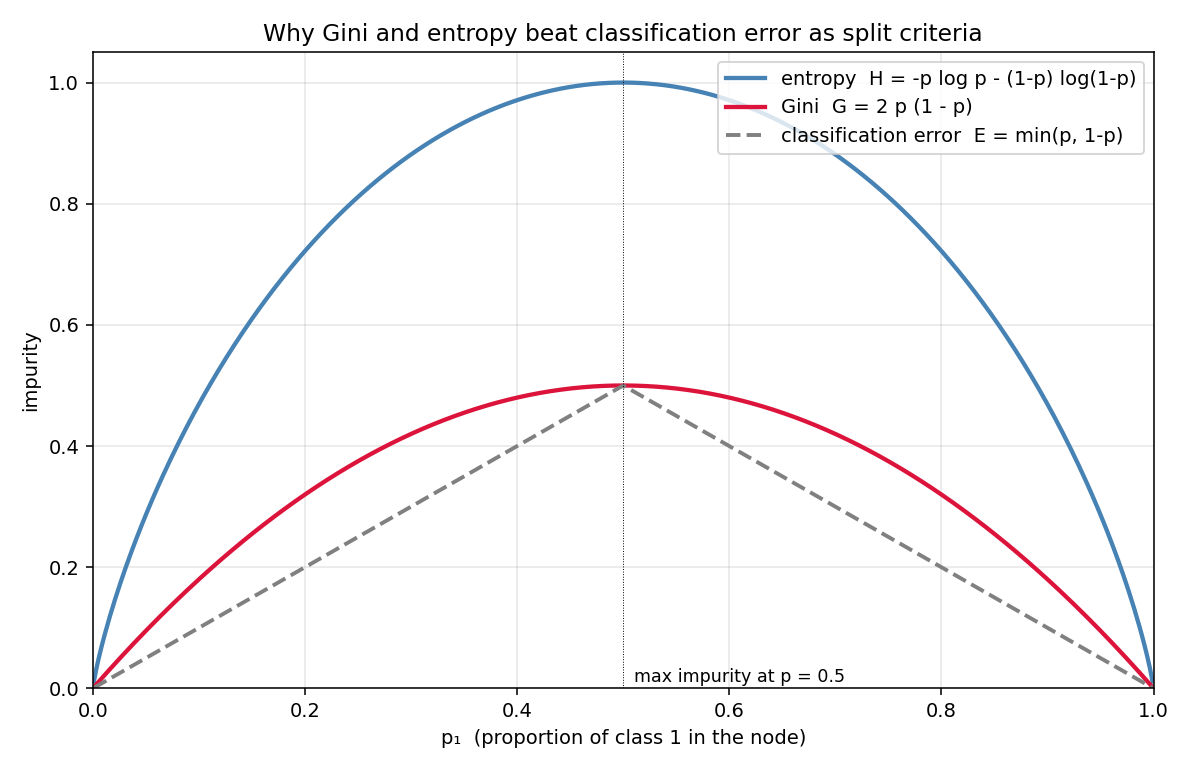

Generate this figure with Python:
"""Gini, entropy, and classification error as functions of p1 (binary).

Output: diagram_impurity.png
"""

import numpy as np
import matplotlib.pyplot as plt


def main():
    p = np.linspace(1e-3, 1 - 1e-3, 400)
    gini = 2 * p * (1 - p)
    entropy = -p * np.log2(p) - (1 - p) * np.log2(1 - p)
    error = np.minimum(p, 1 - p)

    fig, ax = plt.subplots(figsize=(8.5, 5.5))
    ax.plot(p, entropy, color="steelblue", lw=2.2, label="entropy  H = -p log p - (1-p) log(1-p)")
    ax.plot(p, gini, color="crimson", lw=2.2,
            label="Gini  G = 2 p (1 - p)")
    ax.plot(p, error, color="gray", lw=2.0, ls="--",
            label="classification error  E = min(p, 1-p)")

    ax.axvline(0.5, color="black", lw=0.5, ls=":")
    ax.text(0.51, 0.01, "max impurity at p = 0.5", fontsize=9)

    ax.set_xlabel("p₁  (proportion of class 1 in the node)")
    ax.set_ylabel("impurity")
    ax.set_title("Why Gini and entropy beat classification error as split criteria")
    ax.legend(loc="upper right", fontsize=10)
    ax.grid(alpha=0.3)
    ax.set_xlim(0, 1)
    ax.set_ylim(0, 1.05)

    fig.tight_layout()
    fig.savefig("diagram_impurity.png", dpi=140)
    print("wrote diagram_impurity.png")


if __name__ == "__main__":
    main()
